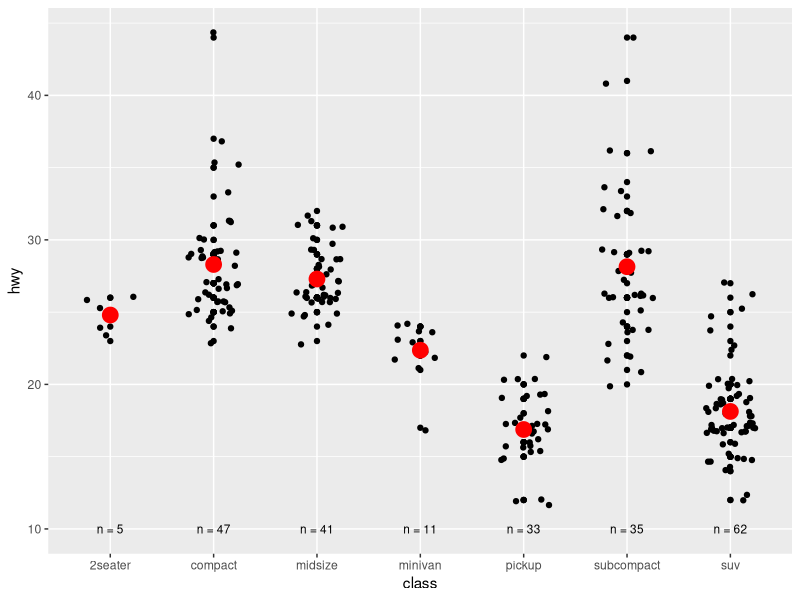
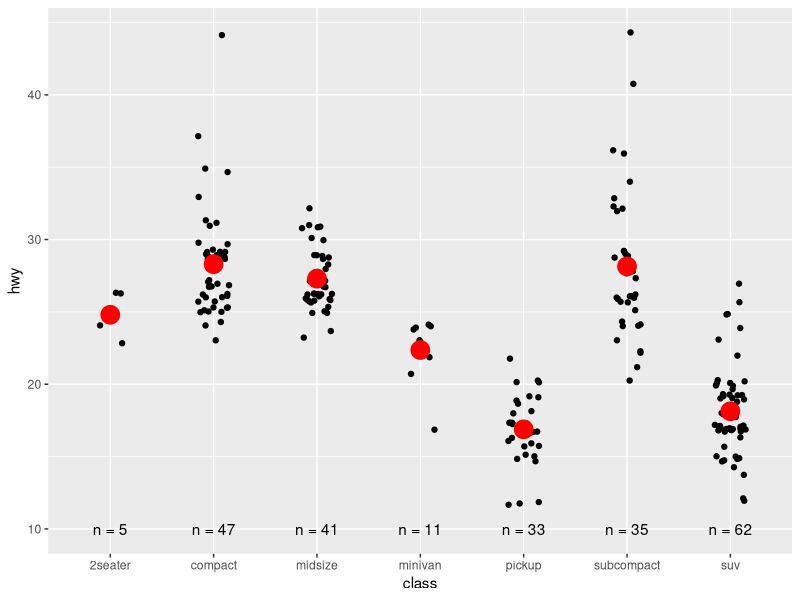

Write the R code that produced these figures, in order.
## ---- chunk 1
library(ggplot2)
library(dplyr)

knitr::opts_chunk$set(
  comment = "#>",
  fig.align = "center"
)
## ---- chunk 2
class <- mpg %>%
  group_by(class) %>%
  summarise(n = n(), hwy = mean(hwy))
## ---- chunk 3
ggplot(mpg, aes(class, hwy)) +
  geom_point() +
  geom_jitter(width = 0.25) +
  geom_point(data = class, color = "red", size = 5) +
  geom_text(aes(y = 10, label = paste0("n = ", n)), data = class, size = 3)
## ---- chunk 4
mpg %>%
  ggplot(aes(class, hwy)) +
  geom_jitter(width = 0.15, height = 0.35) +
  geom_point(
    data = class, aes(class, hwy),
    color = "red",
    size = 6
  ) +
  geom_text(data = class, aes(y = 10, x = class, label = paste0("n = ", n)))
